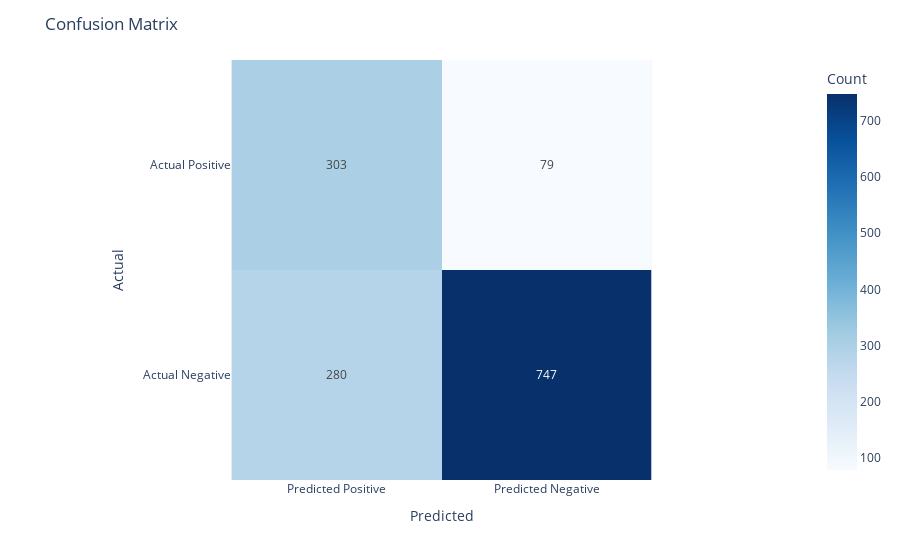

The notebook cell this image was saved under:
### Code cell
svc_final = svm.LinearSVC(C = 0.1).fit(X_res_over, y_res_over)
y_pred_class = svc_final.predict(X_test)

evaluation(y_test, y_pred_class)

### Figure 1 — Plotly figure (JSON) as saved in the notebook; plotly's stock layout.template omitted (floating-point values rounded to 4 significant figures)
{"data": [{"coloraxis": "coloraxis", "hovertemplate": "Predicted: %{x}<br>Actual: %{y}<br>Count: %{z}<extra></extra>", "name": "0", "showscale": true, "texttemplate": "%{z}", "type": "heatmap", "x": ["Predicted Positive", "Predicted Negative"], "xaxis": "x", "y": ["Actual Positive", "Actual Negative"], "yaxis": "y", "z": [[303, 79], [280, 747]]}], "layout": {"coloraxis": {"colorbar": {"title": {"text": "Count"}}, "colorscale": [[0, "rgb(247,251,255)"], [0.125, "rgb(222,235,247)"], [0.25, "rgb(198,219,239)"], [0.375, "rgb(158,202,225)"], [0.5, "rgb(107,174,214)"], [0.625, "rgb(66,146,198)"], [0.75, "rgb(33,113,181)"], [0.875, "rgb(8,81,156)"], [1, "rgb(8,48,107)"]]}, "margin": {"t": 60}, "title": {"text": "Confusion Matrix"}, "xaxis": {"anchor": "y", "constrain": "domain", "domain": [0, 1], "scaleanchor": "y", "title": {"text": "Predicted"}}, "yaxis": {"anchor": "x", "autorange": "reversed", "constrain": "domain", "domain": [0, 1], "title": {"text": "Actual"}}}}
